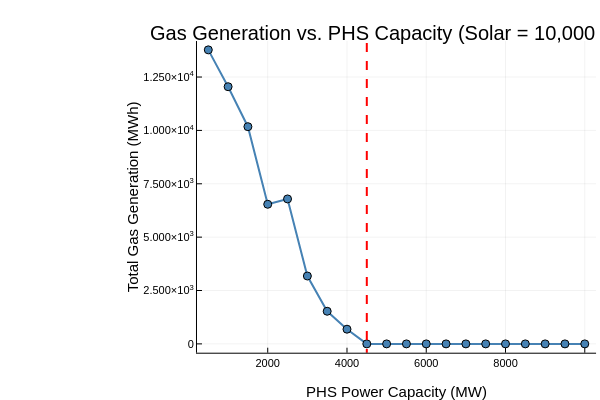

The code cell stored with this chart in its notebook:
### Markdown cell above
Answer: I copied the notebook file to claude and fed it the exact question 3 prompt. Part a ran immediately however to get part b to run I had to copy the error that the code gave me when I ran it and prompt it to change the code based on the error produced.

### Code cell
# ── Question 3a: Sensitivity sweep — Gas Generation vs PHS Capacity ──────────

using Plots

# Step 1: Set solar capacity to 10,000 MW
gen_df_q3 = copy(gen_df)
gen_df_q3[gen_df_q3.resource .== "solar_photovoltaic", :existing_cap_mw] .= 10000.0

# Step 2: Identify gas generator r_ids
gas_resources = ["natural_gas_fired_combined_cycle", "natural_gas_fired_combustion_turbine"]
gas_ids = gen_df_q3[in.(gen_df_q3.resource, Ref(gas_resources)), :r_id]

println("Gas generator r_ids: ", gas_ids)

# Step 3: Sweep PHS capacity
phs_capacities = collect(500:500:10000)  # 500 MW to 10,000 MW in steps of 500

total_gas_gen = Float64[]

for phs_mw in phs_capacities
    println("Solving with PHS = $phs_mw MW...")
    
    # Modify PHS capacity in a fresh copy
    gen_df_run = copy(gen_df_q3)
    gen_df_run[gen_df_run.resource .== "hydroelectric_pumped_storage", :existing_cap_mw] .= Float64(phs_mw)
    
    result = unit_commitment_storage(gen_df_run, loads_multi, gen_variable_multi, 0.01)
    
    # Sum gas generation across all gas generators and all hours
    gas_gen_df = result[1]  # gen is the first element of the returned tuple
    gas_rows = gas_gen_df[in.(gas_gen_df.r_id, Ref(gas_ids)), :]
    total_gas = sum(gas_rows.gen)
    push!(total_gas_gen, total_gas)
    
    println("  Total gas generation: $(round(total_gas, digits=1)) MWh")
end

# Step 4: Find the PHS capacity where gas first reaches ~0
zero_idx = findfirst(total_gas_gen .< 1.0)
zero_gas_phs = isnothing(zero_idx) ? NaN : phs_capacities[zero_idx]

if isnan(zero_gas_phs)
    println("\nGas did not reach 0 within the swept range — extend upper bound!")
else
    println("\nGas reaches ~0 at PHS capacity: $zero_gas_phs MW")
end

# Step 5: Plot
p1 = plot(phs_capacities, total_gas_gen,
    xlabel  = "PHS Power Capacity (MW)",
    ylabel  = "Total Gas Generation (MWh)",
    title   = "Gas Generation vs. PHS Capacity\n(Solar = 10,000 MW)",
    lw      = 2,
    marker  = :circle,
    color   = :steelblue,
    legend  = false)

if !isnan(zero_gas_phs)
    vline!([zero_gas_phs], lw=2, ls=:dash, color=:red,
           label="Gas ≈ 0 @ $(zero_gas_phs) MW")
end

display(p1)

### Figure 1 — Plotly figure (JSON) as saved in the notebook; plotly's stock layout.template omitted (floating-point values rounded to 4 significant figures)
{"data": [{"colorbar": {"len": 0.8657, "title": "", "x": 0.9934, "y": 0.5087}, "legendgroup": "y1", "line": {"color": "rgba(70, 130, 180, 1.000)", "dash": "solid", "shape": "linear", "width": 2}, "marker": {"color": "rgba(70, 130, 180, 1.000)", "line": {"color": "rgba(0, 0, 0, 1.000)", "width": 1}, "size": 8, "symbol": "circle"}, "mode": "lines+markers", "name": "y1", "showlegend": true, "type": "scatter", "x": [500, 1000, 1500, 2000, 2500, 3000, 3500, 4000, 4500, 5000, 5500, 6000, 6500, 7000, 7500, 8000, 8500, 9000, 9500, 10000], "xaxis": "x", "y": [13770.0, 12050.0, 10170.0, 6540.0, 6790.0, 3180.0, 1528.0, 688.1, 0, 0, 0, 0, 0, 0, 0, 0, 0, 0, 0, 0], "yaxis": "y"}, {"colorbar": {"len": 0.8657, "title": "", "x": 0.9934, "y": 0.5087}, "legendgroup": "Gas ≈ 0 @ 4500 MW", "line": {"color": "rgba(255, 0, 0, 1.000)", "dash": "dash", "shape": "linear", "width": 2}, "mode": "lines", "name": "Gas ≈ 0 @ 4500 MW", "showlegend": true, "type": "scatter", "x": [4500, 4500], "xaxis": "x", "y": [-1460000.0, 1474000.0], "yaxis": "y"}], "layout": {"annotations": [{"font": {"color": "rgba(0, 0, 0, 1.000)", "family": "sans-serif", "size": 20}, "rotation": 0, "showarrow": false, "text": "Gas Generation vs. PHS Capacity\n(Solar = 10,000 MW)", "x": 0.6609, "xanchor": "center", "xref": "paper", "y": 1, "yanchor": "top", "yref": "paper"}], "height": 400, "margin": {"b": 20, "l": 0, "r": 0, "t": 20}, "paper_bgcolor": "rgba(255, 255, 255, 1.000)", "plot_bgcolor": "rgba(255, 255, 255, 1.000)", "showlegend": false, "width": 600, "xaxis": {"anchor": "y", "domain": [0.3283, 0.9934], "gridcolor": "rgba(0, 0, 0, 0.100)", "gridwidth": 0.5, "linecolor": "rgba(0, 0, 0, 1.000)", "mirror": false, "range": [215, 10285], "showgrid": true, "showline": true, "showticklabels": true, "tickangle": 0, "tickcolor": "rgb(0, 0, 0)", "tickfont": {"color": "rgba(0, 0, 0, 1.000)", "family": "sans-serif", "size": 11}, "tickmode": "array", "ticks": "inside", "ticktext": ["2000", "4000", "6000", "8000", "10000"], "tickvals": [2000, 4000, 6000, 8000, 10000], "title": "PHS Power Capacity (MW)", "titlefont": {"color": "rgba(0, 0, 0, 1.000)", "family": "sans-serif", "size": 15}, "type": "-", "visible": true, "zeroline": false, "zerolinecolor": "rgba(0, 0, 0, 1.000)"}, "yaxis": {"anchor": "x", "domain": [0.07581, 0.9415], "gridcolor": "rgba(0, 0, 0, 0.100)", "gridwidth": 0.5, "linecolor": "rgba(0, 0, 0, 1.000)", "mirror": false, "range": [-413.2, 14190.0], "showgrid": true, "showline": true, "showticklabels": true, "tickangle": 0, "tickcolor": "rgb(0, 0, 0)", "tickfont": {"color": "rgba(0, 0, 0, 1.000)", "family": "sans-serif", "size": 11}, "tickmode": "array", "ticks": "inside", "ticktext": ["0", "2.500×10<sup>3</sup>", "5.000×10<sup>3</sup>", "7.500×10<sup>3</sup>", "1.000×10<sup>4</sup>", "1.250×10<sup>4</sup>"], "tickvals": [0, 2500, 5000, 7500, 10000, 12500], "title": "Total Gas Generation (MWh)", "titlefont": {"color": "rgba(0, 0, 0, 1.000)", "family": "sans-serif", "size": 15}, "type": "-", "visible": true, "zeroline": false, "zerolinecolor": "rgba(0, 0, 0, 1.000)"}}}
